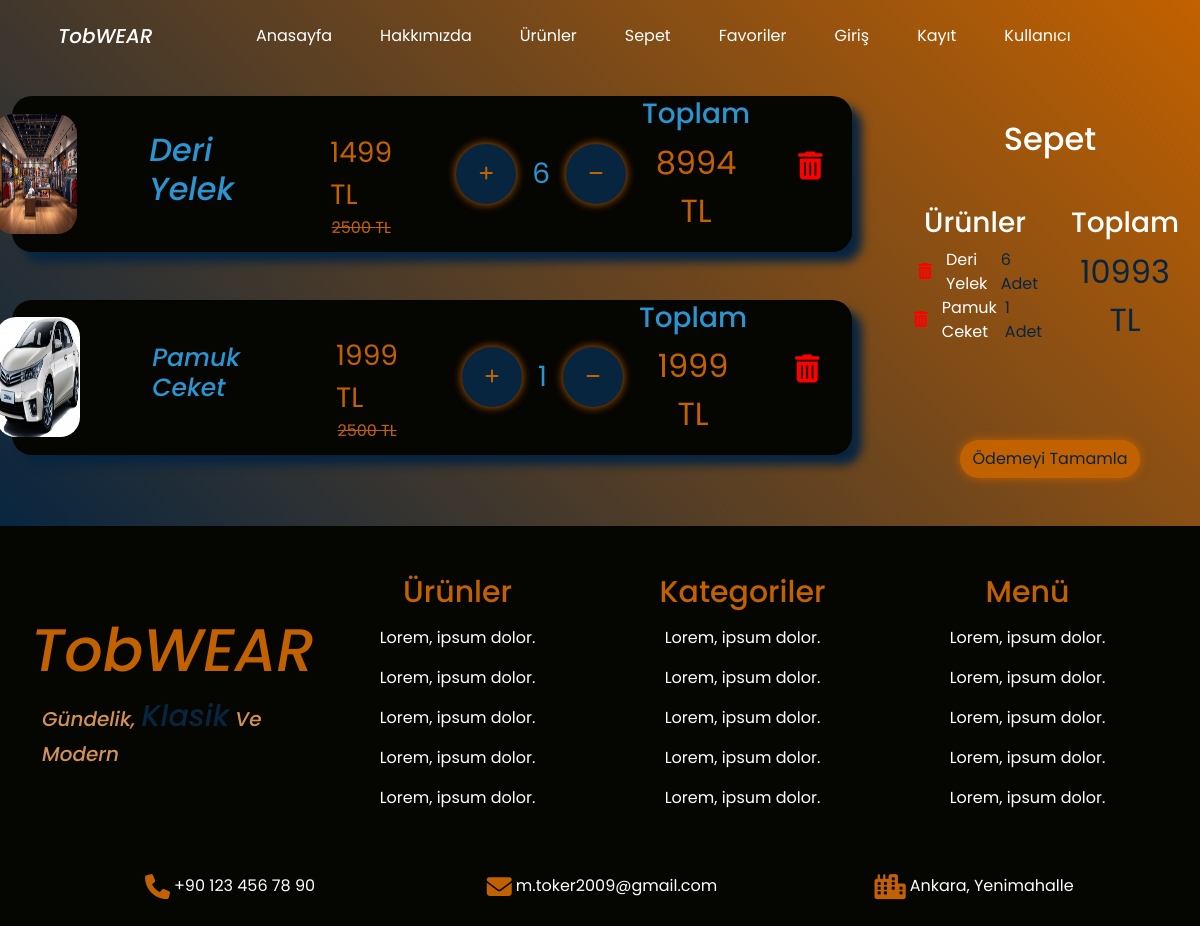
/shoppingcard/ (signed in), run on the app's committed database.
### shop/models.py (models this page shows, shortened)
class OrderItem(models.Model):
    product = models.ForeignKey(Product,null=False,blank=False,on_delete=models.CASCADE,verbose_name="Ürün")
    color = models.ForeignKey(ProductColor,null=False,blank=False,on_delete=models.CASCADE,verbose_name="Ürün Rengi")
    size = models.ForeignKey(ProductSize,null=False,blank=False,on_delete=models.CASCADE,verbose_name="Ürün Bedeni")
    amount = models.IntegerField(null=False,blank=False,verbose_name="Ürün Adeti")
    date = models.DateTimeField(auto_now_add=True,null=False,blank=False,verbose_name="Ürün Eklenme Tarihi")
    def totalprice(self):
        if self.product.discounted:
            total = self.product.discounted * self.amount
        else:
            total = self.product.price * self.amount
        return total

class Product(models.Model):
    name = models.CharField(max_length=100,null=False,blank=False,verbose_name="Ürün İsmi")
    price = models.IntegerField(null=False,blank=False,verbose_name="Fiyat")
    discounted = models.IntegerField(null=False,blank=False,verbose_name="İndirimli Fiyat")
    features = models.ManyToManyField(ProductFeatures,null=True,blank=True,verbose_name="Ürün Özellikleri")
    colors = models.ManyToManyField(ProductColor,null=True,blank=True,verbose_name="Ürün Renkleri")
    sizes = models.ManyToManyField(ProductSize,null=False,blank=False,verbose_name="Ürün Bedenleri")
    images = models.ManyToManyField(ProductImage,null=False,blank=False,verbose_name="Resimler")
    description = models.TextField(null=True,blank=True)
    category = models.ForeignKey(ProductCategory,null=False,blank=False,verbose_name="Kategori",on_delete=models.CASCADE)
    slug = models.SlugField(null=False,blank=True,unique=True,db_index=True,verbose_name="URL")

class ProductImage(models.Model):
    images = models.ImageField(upload_to='images/')

class ShoppingCard(models.Model):
    orders = models.ManyToManyField(OrderItem,null=False,blank=False,verbose_name="Ürünler")
    customer = models.ForeignKey(settings.AUTH_USER_MODEL,null=False,blank=False,verbose_name="Müşteri",on_delete=models.CASCADE)
    date = models.DateTimeField(auto_now_add=True,null=False,blank=False,verbose_name="Sepet Oluşturulma Tarihi")
    ordered = models.BooleanField(default=False,null=False,blank=False,verbose_name="Sipariş Edilme Durumu")
    def totalpricecard(self):
        return sum(order.totalprice() for order in self.orders.all())

### shop/views.py (the view, shortened to what this page needs)
# urls.py: path('shoppingcard/',views.shoppingcart,name="shoppingcard"),
def shoppingcart(request):
    if ShoppingCard.objects.filter(customer=request.user):
        shoppingcard = ShoppingCard.objects.get(customer=request.user)
        context = {
            "shoppingcard": shoppingcard
        }
    return render(request,"shoppingcart.html",context)

### templates/shoppingcart.html (shortened to what this page needs)
<!DOCTYPE html>
<html lang="en">
{% load static %}
<head>
    <link rel="stylesheet" href="{% static 'css/bootstrap.min.css' %}">
    <link rel="stylesheet" href="{% static 'css/style.css' %}">
    <link rel="stylesheet" href="https://cdnjs.cloudflare.com/ajax/libs/font-awesome/6.4.0/css/all.min.css">
</head>
<body>
    <div class="container-fluid" id="shoppingcard-container">
        <nav class="navbar navbar-expand-lg py-3">
            <div class="container justify-content-center">
                <a class="navbar-brand text-white mx-3 navbar-title" href="/">TobWEAR</a>
                <div class="collapse navbar-collapse justify-content-center" id="navbarNav">
                    <ul class="navbar-nav">
                        <li class="nav-item mx-3">
                            <a class="nav-link text-white navbar-text" href="/">Anasayfa</a>
                        </li>
                        <li class="nav-item mx-3">
                            <a class="nav-link text-white navbar-text" href="{% url 'about' %}">Hakkımızda</a>
                        </li>
                        <li class="nav-item mx-3">
                            <a class="nav-link text-white navbar-text" href="{% url 'products' %}">Ürünler</a>
                        </li>
                        <li class="nav-item mx-3">
                            <a class="nav-link text-white navbar-text" href="{% url 'shoppingcard' %}">Sepet</a>
                        </li>
                        <li class="nav-item mx-3">
                            <a class="nav-link text-white navbar-text" href="{% url 'favorites' %}">Favoriler</a>
                        </li>
                        <li class="nav-item mx-3">
                            <a class="nav-link text-white navbar-text" href="{% url 'login' %}">Giriş</a>
                        </li>
                        <li class="nav-item mx-3">
                            <a class="nav-link text-white navbar-text" href="{% url 'register' %}">Kayıt</a>
                        </li>
                        <li class="nav-item mx-3">
                            <a class="nav-link text-white navbar-text" href="{% url 'updateuser' %}">Kullanıcı</a>
                        </li>
                    </ul>
                </div>
            </div>
        </nav>
        <div class="row" id="shoppingcard-row">
            <div class="col-md-9 d-flex flex-column justify-content-start pe-md-5" id="product-info">
            {% for order in shoppingcard.orders.all %}
                <div class="card d-flex flex-md-row justify-content-center align-items-center my-4 mx-auto text-white product-info-card" data-order-id="{{ order.id }}">
                    <img src="{{ order.product.images.first.images.url }}" class="product-info-image me-md-4">
                    <h2 class="px-5 pt-4 pt-md-0 product-info-h2" style="color: #2b94d1; font-family: 'Poppins', sans-serif; font-weight: 500; font-style: italic;">{{ order.product.name }}</h2>
                    <div class="d-flex flex-column px-5">
                        <p class="product-info-paragraph fs-3 pt-4 mb-0" style="color: #c26100;">{{ order.product.discounted }} TL</p>
                        <span class="product-info-span text-center" style="color: #c26100;">{{ order.product.price }} TL</span>
                    </div>
                    <div class="d-flex justify-content-center align-items-center my-4">
                        <button class="orderplus-button mx-3 p-3"><i class="fa-solid fa-plus" style="color: #c26100;"></i></button>
                        <p class="product-info-paragraph fs-3 mt-3" style="color: #2b94d1;" id="orderproduct-quantity">{{ order.amount }}</p>
                        <button class="orderminus-button mx-3 p-3"><i class="fa-solid fa-minus" style="color: #c26100;"></i></button>
                    </div>
                    <div class="d-flex flex-column mx-auto">
                        <h3 class="product-info-totaltitle text-center" style="color: #2b94d1;">Toplam</h3>
                        <p class="product-info-paragraph fs-2 text-center" style="color: #c26100;">{{ order.totalprice }} TL</p>
                    </div>
                    <button class="product-info-trash px-5" name="orderdelete" value="{{ order.id }}"><i class="fa-solid fa-trash-can fs-3 mb-3" style="color: red;"></i></button>
                </div>
            {% endfor %}
            </div>
            <div class="col-md-3" id="payment-info">
                <h2 class="text-center text-white my-5">Sepet</h2>
                <div class="row d-flex">
                    <div class="col-md-6">
                        <h3 class="text-center text-white">Ürünler</h3>
                        <ul class="text-white mb-5" style="list-style: none; padding: 0; margin: 0;">
                        {% for order in shoppingcard.orders.all %}
                            <li class="d-flex align-items-center justify-content-center">
                                <button class="basket-info-delete" name="orderdelete" value="{{ order.id }}"><i class="fa-solid fa-trash-can fs-6 pe-2" style="color: red;"></i></button>
                                {{ order.product.name }}<span class="ps-2 product-payment-span">{{ order.amount }} Adet</span></li>
                        {% endfor %}
                        </ul>
                    </div>
                    <div class="col-md-6">
                        <h3 class="text-center text-white">Toplam</h3>
                        <p class="text-center fs-2 product-payment-paragraph">{{ shoppingcard.totalpricecard }} TL</p>
                    </div>
                </div>
                <div class="payment-button d-flex justify-content-center my-5">
                    <form action="{% url 'payment' %}" method="post">
                        <button class="btn" id="product-payment-button" name="payment">Ödemeyi Tamamla</button>
                    </form>
                </div>
            </div>
        </div>
    </div>
    <footer>
        <div class="container py-5" id="footer-container">
            <div class="row">
                <div class="col-md-3 d-flex flex-column justify-content-center align-items-center">
                    <h1 class="text-center footer-brand-title">TobWEAR</h1>
                    <p id="footer-brand-paragraph">Gündelik, <span id="footer-brand-span">Klasik</span> Ve Modern</p>
                </div>
                <div class="col-md-3 d-flex flex-column justify-content-center align-items-center">
                    <h2 class="text-center pb-2" id="footer-products-title">Ürünler</h2>
                    <a href="#" class="footer-products-a">
                        <p class="footer-products text-white">Lorem, ipsum dolor.</p>
                    </a>
                    <a href="#" class="footer-products-a">
                        <p class="footer-products text-white">Lorem, ipsum dolor.</p>
                    </a>
                    <a href="#" class="footer-products-a">
                        <p class="footer-products text-white">Lorem, ipsum dolor.</p>
                    </a>
                    <a href="#" class="footer-products-a">
                        <p class="footer-products text-white">Lorem, ipsum dolor.</p>
                    </a>
                    <a href="#" class="footer-products-a">
                        <p class="footer-products text-white">Lorem, ipsum dolor.</p>
                    </a>
                </div>
                <div class="col-md-3 d-flex flex-column justify-content-center align-items-center">
                    <h2 class="text-center pb-2" id="footer-products-title">Kategoriler</h2>
                    <a href="#" class="footer-products-a">
                        <p class="footer-products text-white">Lorem, ipsum dolor.</p>
                    </a>
                    <a href="#" class="footer-products-a">
                        <p class="footer-products text-white">Lorem, ipsum dolor.</p>
                    </a>
                    <a href="#" class="footer-products-a">
                        <p class="footer-products text-white">Lorem, ipsum dolor.</p>
                    </a>
                    <a href="#" class="footer-products-a">
                        <p class="footer-products text-white">Lorem, ipsum dolor.</p>
                    </a>
                    <a href="#" class="footer-products-a">
                        <p class="footer-products text-white">Lorem, ipsum dolor.</p>
                    </a>
                </div>
                <div class="col-md-3 d-flex flex-column justify-content-center align-items-center">
                    <h2 class="text-center pb-2" id="footer-products-title">Menü</h2>
                    <a href="#" class="footer-products-a">
                        <p class="footer-products text-white">Lorem, ipsum dolor.</p>
                    </a>
                    <a href="#" class="footer-products-a">
                        <p class="footer-products text-white">Lorem, ipsum dolor.</p>
                    </a>
                    <a href="#" class="footer-products-a">
                        <p class="footer-products text-white">Lorem, ipsum dolor.</p>
                    </a>
                    <a href="#" class="footer-products-a">
                        <p class="footer-products text-white">Lorem, ipsum dolor.</p>
                    </a>
                    <a href="#" class="footer-products-a">
                        <p class="footer-products text-white">Lorem, ipsum dolor.</p>
                    </a>
                </div>
            </div>
            <div class="row mt-5">
                <div class="footer-contact d-flex flex-column flex-md-row justify-content-center align-items-center">
                    <div class="col-md-4 pb-3">
                        <span class="text-white d-flex justify-content-center"><i
                                class="fa-solid fa-phone contact-icon px-1"></i> +90 123 456 78 90 </span>
                    </div>
                    <div class="col-md-4 pb-3">
                        <span class="text-white d-flex justify-content-center"><i
                                class="fa-solid fa-envelope contact-icon px-1"></i> m.toker2009@gmail.com</span>
                    </div>
                    <div class="col-md-4 pb-3">
                        <span class="text-white d-flex justify-content-center"><i
                                class="fa-solid fa-city contact-icon px-1"></i> Ankara, Yenimahalle</span>
                    </div>
                </div>
            </div>
        </div>
    </footer>
</body>
</html>

### static/css/style.css (style rules this page uses)
:root { --custom-black : #12161b; --custom-blue : #124460; --custom-dark-blue : #082540; --custom-dark-green : #3b4704; --custom-brown : #3d0d04; --custom-orange : #c26100; --custom-orange-sup : #d29254; }
body { font-family: 'Poppins', 'Outfit', 'Ubuntu', sans-serif; background-color: #050502; }
.contact-icon { color: #c26100; font-size: 25px; }
#footer-brand-paragraph { font-size: 20px; font-family: 'Poppins', sans-serif; font-weight: 500; font-style: italic; color: var(--custom-orange-sup); }
#footer-brand-span { font-size: 30px; font-family: 'Poppins', sans-serif; font-weight: 500; font-style: italic; color: var(--custom-dark-blue); }
.footer-brand-title { font-size: 60px; font-family: 'Poppins', sans-serif; font-weight: 500; font-style: italic; color: var(--custom-orange); }
#footer-products-title { color: var(--custom-orange); font-size: 30px; }
.footer-products { transition: all 0.3s ease; }
.footer-products::after { content: ""; position: absolute; bottom: -3px; right: 0; width: 0; height: 2px; background-color: #fff; transition: width 0.4s ease; }
.footer-products-a { text-decoration: none; }
.navbar-title { font-family: 'Poppins', sans-serif; font-weight: 500; font-style: italic; transition: all 0.3s ease; }
.navbar-title::after { content: ""; position: absolute; bottom: -1px; right: 0; width: 0; height: 2px; background-color: var(--custom-orange); transition: width 0.4s ease; }
.navbar-text { transition: all 0.3s ease; }
.navbar-text::after { content: ""; position: absolute; bottom: -1px; right: 0; width: 0; height: 2px; background-color: var(--custom-orange); transition: width 0.4s ease; }
#shoppingcard-container { background: linear-gradient(45deg, #082540, #c26100); }
#payment-info { border-top-right-radius: 20px; border-bottom-right-radius: 20px; }
#product-info { border-top-left-radius: 20px; border-bottom-left-radius: 20px; }
.product-info-image { width: 10%; min-height: 120px; height: auto; border-radius: 20px; }
.product-info-card { border-radius: 20px; background-color: #050502; box-shadow: 10px 10px 10px #082540; min-width: 100%; }
.product-info-span { text-decoration: line-through; }
.orderplus-button { border-radius: 50%; border: 2px solid var(--custom-dark-blue); background-color: var(--custom-dark-blue); transition: all 0.3s ease; width: 60px; height: 60px; box-shadow: 0 0 10px var(--custom-orange); }
.orderminus-button { border-radius: 50%; border: 2px solid var(--custom-dark-blue); background-color: var(--custom-dark-blue); transition: all 0.3s ease; width: 60px; height: 60px; box-shadow: 0 0 10px var(--custom-orange); }
.product-info-trash { border: 0px; background: none; }
#product-payment-button { background-color: var(--custom-orange); color: #082540; border-radius: 20px; box-shadow: 0 0 10px var(--custom-orange); transition: all 0.3s ease; }
.product-payment-span { color: var(--custom-dark-blue); }
.product-payment-paragraph { color: var(--custom-dark-blue); }
.basket-info-delete { background: none; border: none; }

### data on the page
OrderItem: product.images.first.images (picture), product.name "Deri Yelek", product.discounted "1499", product.price "2500", amount "6", totalprice "8994", {{ order.id }} 33 (drawn)
OrderItem: product.images.first.images (picture), product.name "Pamuk Ceket", product.discounted "1999", product.price "2500", amount "1", totalprice "1999", {{ order.id }} 34 (drawn)
ShoppingCard: totalpricecard "10993"
